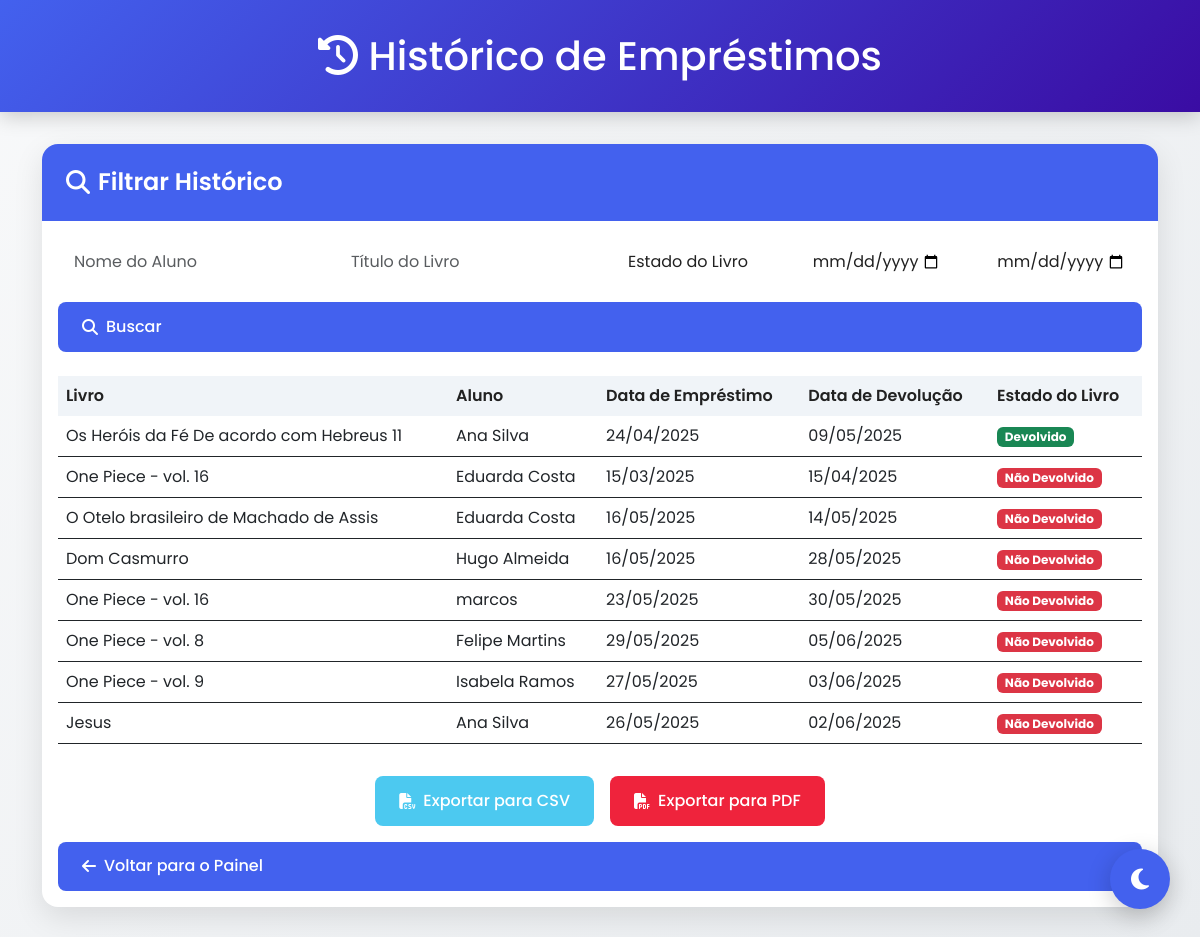
The app's page /frontend/historico_emprestimos.php (signed in), older data.
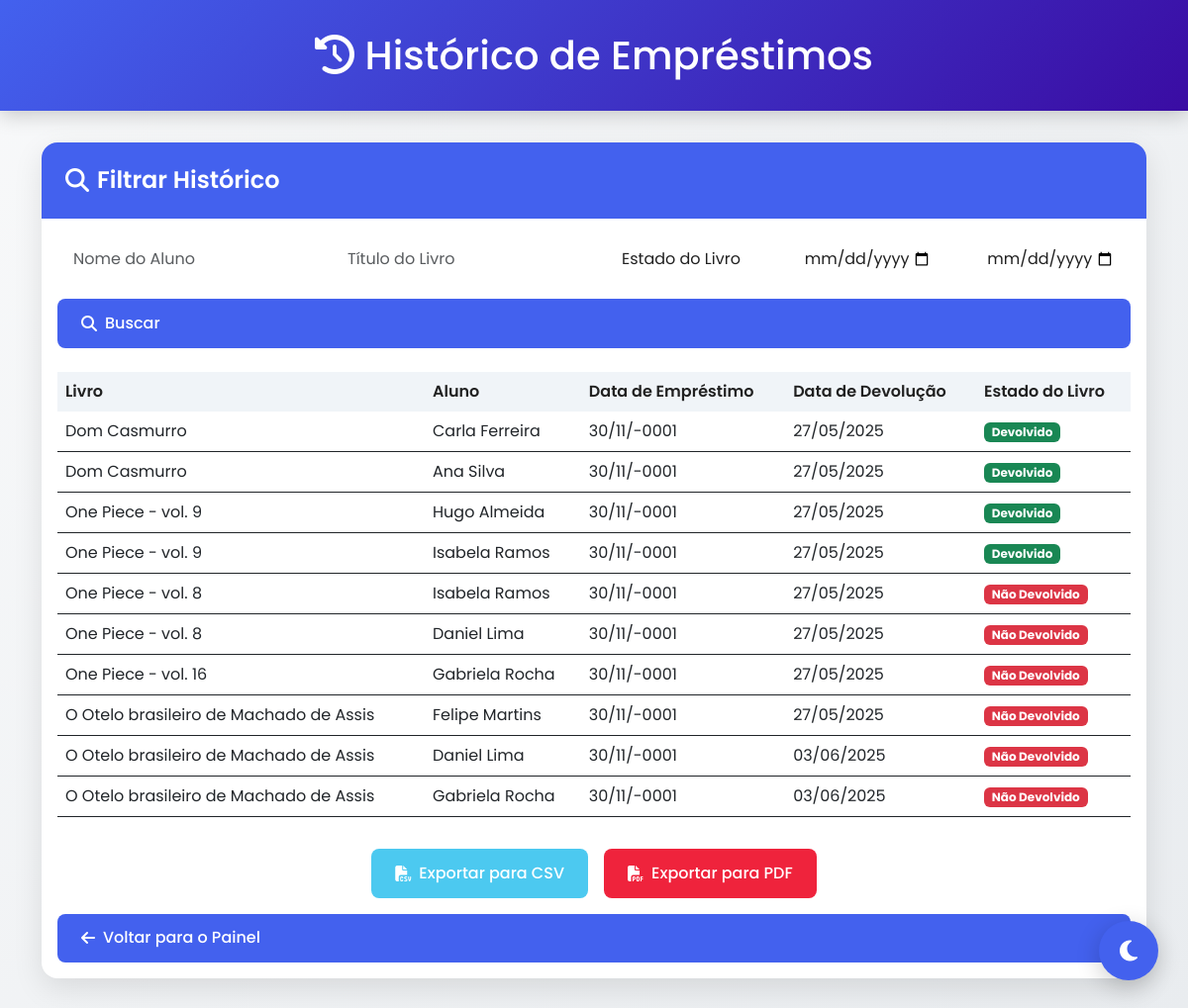
The same page, newer data.
### tables this page shows
CREATE TABLE `emprestimos` (
  `id` int(11) NOT NULL,
  `aluno_id` int(11) DEFAULT NULL,
  `livro_id` int(11) DEFAULT NULL,
  `data_emprestimo` date NOT NULL,
  `data_devolucao` date DEFAULT NULL,
  `devolvido` varchar(50) NOT NULL,
  `professor_id` int(11) DEFAULT NULL
);

CREATE TABLE `livros` (
  `id` int(11) NOT NULL,
  `titulo` varchar(255) NOT NULL,
  `autor` varchar(255) NOT NULL,
  `isbn` varchar(20) NOT NULL,
  `capa_url` varchar(700) DEFAULT NULL,
  `descricao` text DEFAULT NULL,
  `categoria` varchar(100) DEFAULT NULL,
  `ano_publicacao` varchar(4) NOT NULL,
  `genero` varchar(100) NOT NULL,
  `quantidade` int(100) NOT NULL
);

CREATE TABLE `alunos` (
  `id` int(11) NOT NULL,
  `nome` varchar(255) NOT NULL,
  `serie` varchar(50) NOT NULL,
  `email` varchar(255) NOT NULL,
  `senha` varchar(255) NOT NULL,
  `professor_id` int(11) DEFAULT NULL
);

### backend/historico_emprestimos.php (called while the page is built, shortened)
<?php
require '../includes/conn.php';
$sql = "
    SELECT e.id, l.titulo AS livro, a.nome AS aluno, e.data_emprestimo, e.data_devolucao, e.devolvido
    FROM emprestimos e
    JOIN livros l ON e.livro_id = l.id
    JOIN alunos a ON e.aluno_id = a.id
    WHERE 1
";
$stmt = $conn->prepare($sql);
$stmt->execute();
$result = $stmt->get_result();
?>

### frontend/historico_emprestimos.php (the view, shortened to what this page needs)
<?php
include('../backend/historico_emprestimos.php')
?>
<!DOCTYPE html>
<html lang="pt" data-theme="light">
<head>
    <link href="https://cdn.jsdelivr.net/npm/bootstrap@5.3.0/dist/css/bootstrap.min.css" rel="stylesheet">
    <link rel="stylesheet" href="https://cdnjs.cloudflare.com/ajax/libs/font-awesome/6.4.2/css/all.min.css">
</head>
<body>
    <button class="theme-toggle" id="themeToggle">
        <i class="fas fa-moon" id="themeIcon"></i>
    </button>
    <div class="dashboard-header text-center">
        <div class="container">
            <h1 class="mb-0">
                <i class="fas fa-history"></i> Histórico de Empréstimos
            </h1>
        </div>
    </div>
    <div class="container">
        <div class="card">
            <div class="card-header">
                <h4>
                    <i class="fas fa-search"></i> Filtrar Histórico
                </h4>
            </div>
            <div class="card-body">
                <form method="GET" action="historico_emprestimos.php" class="mb-4">
                    <div class="row">
                        <div class="col-md-3">
                            <input type="text" class="form-control" name="aluno" placeholder="Nome do Aluno" value="<?php echo htmlspecialchars($_GET['aluno'] ?? ''); ?>">
                        </div>
                        <div class="col-md-3">
                            <input type="text" class="form-control" name="livro" placeholder="Título do Livro" value="<?php echo htmlspecialchars($_GET['livro'] ?? ''); ?>">
                        </div>
                        <div class="col-md-2">
                            <select class="form-control" name="estado">
                                <option value="">Estado do Livro</option>
                            </select>
                        </div>
                        <div class="col-md-2">
                            <input type="date" class="form-control" name="data_inicio" value="<?php echo htmlspecialchars($_GET['data_inicio'] ?? ''); ?>" placeholder="Data Início">
                        </div>
                        <div class="col-md-2">
                            <input type="date" class="form-control" name="data_fim" value="<?php echo htmlspecialchars($_GET['data_fim'] ?? ''); ?>" placeholder="Data Fim">
                        </div>
                        <div class="col-12">
                            <button type="submit" class="btn btn-primary w-100">
                                <i class="fas fa-search"></i> Buscar
                            </button>
                        </div>
                    </div>
                </form>
                <div class="table-responsive">
                    <table class="table table-hover">
                        <thead>
                            <tr>
                                <th>Livro</th>
                                <th>Aluno</th>
                                <th>Data de Empréstimo</th>
                                <th>Data de Devolução</th>
                                <th>Estado do Livro</th>
                            </tr>
                        </thead>
                        <tbody>
                            <?php if ($result->num_rows > 0): ?>
                                <?php while ($row = $result->fetch_assoc()): ?>
                                    <tr>
                                        <td><?php echo $row['livro']; ?></td>
                                        <td><?php echo $row['aluno']; ?></td>
                                        <td><?php echo date('d/m/Y', strtotime($row['data_emprestimo'])); ?></td>
                                        <td><?php echo $row['data_devolucao'] ? date('d/m/Y', strtotime($row['data_devolucao'])) : 'Não devolvido'; ?></td>
                                        <td>
                                            <span class="badge <?php echo $row['devolvido'] == '0' ? 'bg-danger' : 'bg-success'; ?>">
                                                <?php echo $row['devolvido'] == '0' ? 'Não Devolvido' : 'Devolvido'; ?>
                                            </span>
                                        </td>
                                    </tr>
                                <?php endwhile; ?>
                            <?php else: ?>
                                <tr>
                                    <td colspan="5" class="text-center">Nenhum registro encontrado.</td>
                                </tr>
                            <?php endif; ?>
                        </tbody>
                    </table>
                </div>
                <div class="d-flex justify-content-center gap-3">
                    <a href="exportar_csv.php?<?php echo http_build_query($_GET); ?>" class="btn btn-success">
                        <i class="fas fa-file-csv"></i> Exportar para CSV
                    </a>
                    <a href="exportar_pdf.php?<?php echo http_build_query($_GET); ?>" class="btn btn-danger">
                        <i class="fas fa-file-pdf"></i> Exportar para PDF
                    </a>
                </div>
                <a href="dashboard.php" class="btn btn-primary w-100 mt-3">
                    <i class="fas fa-arrow-left"></i> Voltar para o Painel
                </a>
            </div>
        </div>
    </div>
</body>
</html>

### frontend/historico_emprestimos.php (style rules this page uses)
:root { --primary-color: #4361ee; --primary-hover: #3a56d4; --secondary-color: #f0f4f8; --text-color: #212121; --card-bg: #ffffff; --body-bg: linear-gradient(135deg, #f8f9fa, #e9ecef); --shadow-color: rgba(0, 0, 0, 0.1); --icon-color: #4361ee; --danger-color: #ef233c; --danger-hover: #d90429; --header-bg: linear-gradient(135deg, #4361ee, #3a0ca3); --stats-card-bg: #ffffff; --quick-action-bg: #edf2fb; --notification-badge: #f72585; --success-color: #4cc9f0; --warning-color: #f8961e; }
body { background: var(--body-bg); font-family: 'Poppins', sans-serif; color: var(--text-color); transition: all 0.5s ease; min-height: 100vh; margin: 0; padding: 0; }
.dashboard-header { background: var(--header-bg); color: white; padding: 2rem 0; margin-bottom: 2rem; box-shadow: 0 4px 20px rgba(0, 0, 0, 0.2); transition: all 0.5s ease; }
.card { border-radius: 16px; box-shadow: 0 10px 30px var(--shadow-color); transition: all 0.4s ease; background-color: var(--card-bg); border: none; margin-bottom: 2rem; overflow: hidden; }
.card-header { background: var(--primary-color); color: white; border-bottom: none; padding: 1.5rem; }
.card-header h4 { margin: 0; font-weight: 600; display: flex; align-items: center; gap: 0.5rem; }
.form-control { background-color: var(--card-bg); border: 1px solid var(--border-color); color: var(--text-color); padding: 0.8rem 1rem; border-radius: 8px; transition: all 0.3s ease; margin-bottom: 1rem; }
.table { color: var(--text-color); margin-bottom: 2rem; }
.table th { background-color: var(--secondary-color); color: var(--text-color); font-weight: 600; border-bottom: none; }
.table td { vertical-align: middle; border-color: var(--border-color); }
.btn { padding: 0.8rem 1.5rem; border-radius: 8px; font-weight: 500; transition: all 0.3s ease; display: inline-flex; align-items: center; gap: 0.5rem; }
.btn-primary { background-color: var(--primary-color); border: none; color: white; }
.btn-success { background-color: var(--success-color); border: none; color: white; }
.btn-danger { background-color: var(--danger-color); border: none; color: white; }
.theme-toggle { position: fixed; bottom: 30px; right: 30px; z-index: 1000; width: 60px; height: 60px; border-radius: 50%; background: var(--primary-color); color: white; display: flex; align-items: center; justify-content: center; cursor: pointer; box-shadow: 0 6px 25px rgba(0, 0, 0, 0.2); transition: all 0.5s cubic-bezier(0.175, 0.885, 0.32, 1.275); border: none; outline: none; }
.theme-toggle i { font-size: 1.5rem; transition: all 0.5s ease; }

Row changes from the older to the newer data that the page shows:
removed emprestimos: livro.titulo "Os Heróis da Fé De acordo com Hebreus 11", aluno.nome "Ana Silva", data_emprestimo "24/04/2025", data_devolucao "09/05/2025", devolvido "Devolvido"
removed emprestimos: livro.titulo "One Piece - vol. 16", aluno.nome "Eduarda Costa", data_emprestimo "15/03/2025", data_devolucao "15/04/2025", devolvido "Não Devolvido"
removed emprestimos: livro.titulo "O Otelo brasileiro de Machado de Assis", aluno.nome "Eduarda Costa", data_emprestimo "16/05/2025", data_devolucao "14/05/2025", devolvido "Não Devolvido"
removed emprestimos: livro.titulo "Dom Casmurro", aluno.nome "Hugo Almeida", data_emprestimo "16/05/2025", data_devolucao "28/05/2025", devolvido "Não Devolvido"
removed emprestimos: livro.titulo "One Piece - vol. 16", aluno.nome "marcos", data_emprestimo "23/05/2025", data_devolucao "30/05/2025", devolvido "Não Devolvido"
removed emprestimos: livro.titulo "One Piece - vol. 8", aluno.nome "Felipe Martins", data_emprestimo "29/05/2025", data_devolucao "05/06/2025", devolvido "Não Devolvido"
removed emprestimos: livro.titulo "One Piece - vol. 9", aluno.nome "Isabela Ramos", data_emprestimo "27/05/2025", data_devolucao "03/06/2025", devolvido "Não Devolvido"
removed emprestimos: livro.titulo "Jesus", aluno.nome "Ana Silva", data_emprestimo "26/05/2025", data_devolucao "02/06/2025", devolvido "Não Devolvido"
added emprestimos: livro.titulo "Dom Casmurro", aluno.nome "Carla Ferreira", data_emprestimo "30/11/-0001", data_devolucao "27/05/2025", devolvido "Devolvido"
added emprestimos: livro.titulo "Dom Casmurro", aluno.nome "Ana Silva", data_emprestimo "30/11/-0001", data_devolucao "27/05/2025", devolvido "Devolvido"
added emprestimos: livro.titulo "One Piece - vol. 9", aluno.nome "Hugo Almeida", data_emprestimo "30/11/-0001", data_devolucao "27/05/2025", devolvido "Devolvido"
added emprestimos: livro.titulo "One Piece - vol. 9", aluno.nome "Isabela Ramos", data_emprestimo "30/11/-0001", data_devolucao "27/05/2025", devolvido "Devolvido"
added emprestimos: livro.titulo "One Piece - vol. 8", aluno.nome "Isabela Ramos", data_emprestimo "30/11/-0001", data_devolucao "27/05/2025", devolvido "Não Devolvido"
added emprestimos: livro.titulo "One Piece - vol. 8", aluno.nome "Daniel Lima", data_emprestimo "30/11/-0001", data_devolucao "27/05/2025", devolvido "Não Devolvido"
added emprestimos: livro.titulo "One Piece - vol. 16", aluno.nome "Gabriela Rocha", data_emprestimo "30/11/-0001", data_devolucao "27/05/2025", devolvido "Não Devolvido"
added emprestimos: livro.titulo "O Otelo brasileiro de Machado de Assis", aluno.nome "Felipe Martins", data_emprestimo "30/11/-0001", data_devolucao "27/05/2025", devolvido "Não Devolvido"
added emprestimos: livro.titulo "O Otelo brasileiro de Machado de Assis", aluno.nome "Daniel Lima", data_emprestimo "30/11/-0001", data_devolucao "03/06/2025", devolvido "Não Devolvido"
added emprestimos: livro.titulo "O Otelo brasileiro de Machado de Assis", aluno.nome "Gabriela Rocha", data_emprestimo "30/11/-0001", data_devolucao "03/06/2025", devolvido "Não Devolvido"
